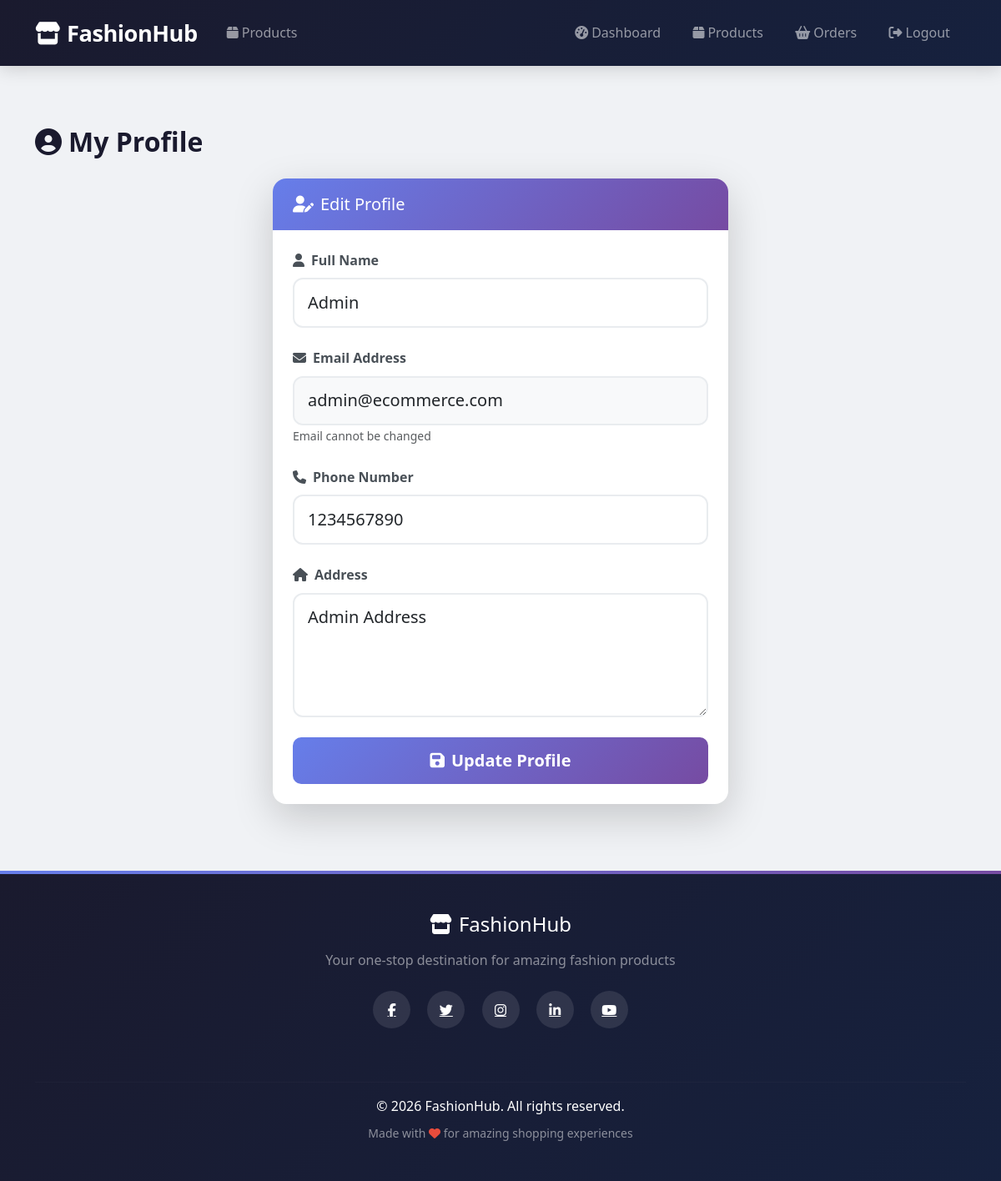
/customer/profile.php (signed in), run on the app's committed database.
### tables this page shows
CREATE TABLE IF NOT EXISTS users (
    id INT AUTO_INCREMENT PRIMARY KEY,
    name VARCHAR(255) NOT NULL,
    email VARCHAR(255) NOT NULL UNIQUE,
    password VARCHAR(255) NOT NULL,
    phone VARCHAR(20),
    address TEXT,
    role ENUM('customer', 'admin') DEFAULT 'customer',
    created_at TIMESTAMP DEFAULT CURRENT_TIMESTAMP
);

### customer/profile.php (the view, shortened to what this page needs)
<?php
require_once '../config/database.php';
$user_id = $_SESSION['user_id'];
$stmt = $pdo->prepare("SELECT * FROM users WHERE id = ?");
$stmt->execute([$user_id]);
$user = $stmt->fetch(PDO::FETCH_ASSOC);
?>
<?php include '../includes/header.php'; ?>
<?php include '../includes/navbar.php'; ?>
<div class="container mt-5 pt-4">
    <h2 class="mb-4 fw-bold">
        <i class="fas fa-user-circle me-2"></i>My Profile
    </h2>
    <div class="row justify-content-center fade-in-up">
        <div class="col-md-8 col-lg-6">
            <div class="card shadow-lg">
                <div class="card-header bg-gradient-primary text-white">
                    <h5 class="mb-0"><i class="fas fa-user-edit me-2"></i>Edit Profile</h5>
                </div>
                <div class="card-body p-4">
                    <form method="POST">
                        <div class="mb-4">
                            <label class="form-label fw-bold"><i class="fas fa-user me-2"></i>Full Name</label>
                            <input type="text" name="name" class="form-control form-control-lg" value="<?php echo htmlspecialchars($user['name']); ?>" required>
                        </div>
                        <div class="mb-4">
                            <label class="form-label fw-bold"><i class="fas fa-envelope me-2"></i>Email Address</label>
                            <input type="email" class="form-control form-control-lg bg-light" value="<?php echo htmlspecialchars($user['email']); ?>" disabled>
                            <small class="text-muted">Email cannot be changed</small>
                        </div>
                        <div class="mb-4">
                            <label class="form-label fw-bold"><i class="fas fa-phone me-2"></i>Phone Number</label>
                            <input type="text" name="phone" class="form-control form-control-lg" value="<?php echo htmlspecialchars($user['phone']); ?>">
                        </div>
                        <div class="mb-4">
                            <label class="form-label fw-bold"><i class="fas fa-home me-2"></i>Address</label>
                            <textarea name="address" class="form-control form-control-lg" rows="4"><?php echo htmlspecialchars($user['address']); ?></textarea>
                        </div>
                        <div class="d-grid">
                            <button type="submit" class="btn btn-primary btn-lg">
                                <i class="fas fa-save me-2"></i>Update Profile
                            </button>
                        </div>
                    </form>
                </div>
            </div>
        </div>
    </div>
</div>
<?php include '../includes/footer.php'; ?>

### assets/css/style.css (style rules this page uses)
:root { --primary-gradient: linear-gradient(135deg, #667eea 0%, #764ba2 100%); --secondary-gradient: linear-gradient(135deg, #1a1a2e 0%, #16213e 100%); --success-gradient: linear-gradient(135deg, #11998e 0%, #38ef7d 100%); --danger-gradient: linear-gradient(135deg, #f093fb 0%, #f5576c 100%); --warning-gradient: linear-gradient(135deg, #fa709a 0%, #fee140 100%); --card-shadow: 0 10px 40px rgba(0, 0, 0, 0.08); --card-hover-shadow: 0 20px 60px rgba(0, 0, 0, 0.15); --transition: all 0.3s cubic-bezier(0.4, 0, 0.2, 1); }
* { box-sizing: border-box; }
body { font-family: 'Segoe UI', system-ui, -apple-system, BlinkMacSystemFont, 'Roboto', sans-serif; background-color: #f0f2f5; color: #1a1a2e; line-height: 1.6; }
.card { border: none; box-shadow: var(--card-shadow); border-radius: 16px; transition: var(--transition); overflow: hidden; }
.card-header { border: none; font-weight: 700; padding: 1.2rem 1.5rem; }
.card-body { padding: 1.5rem; }
.btn { border-radius: 10px; font-weight: 600; padding: 0.6rem 1.5rem; transition: var(--transition); border: none; }
.btn-primary { background: var(--primary-gradient); }
.btn-lg { padding: 0.8rem 2rem; }
.form-control, .form-select { border: 2px solid #e9ecef; border-radius: 12px; padding: 0.8rem 1rem; transition: var(--transition); }
.form-label { font-weight: 600; color: #495057; margin-bottom: 0.5rem; }
.fade-in-up { animation: fadeInUp 0.6s ease-out; }
.bg-gradient-primary { background: var(--primary-gradient); }

### data on the page
users: name "Admin", email "admin@ecommerce.com", phone "1234567890", address "Admin Address"
